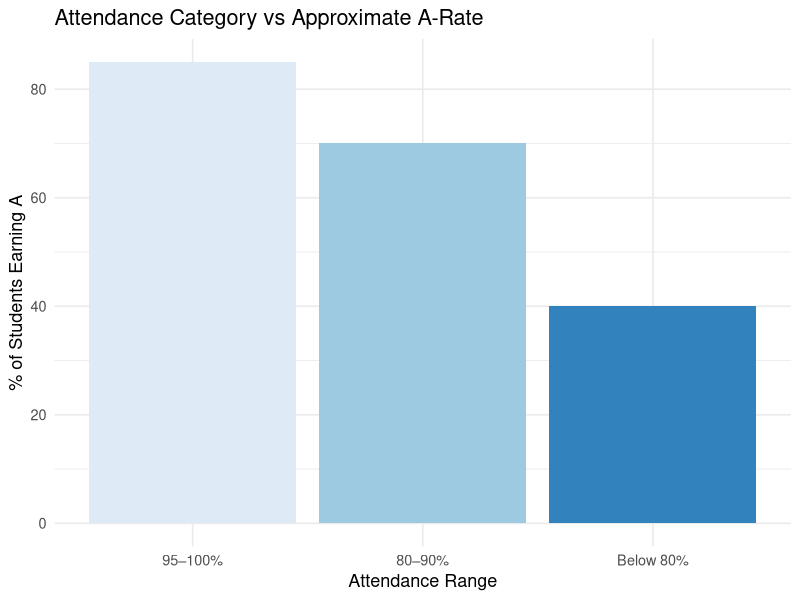
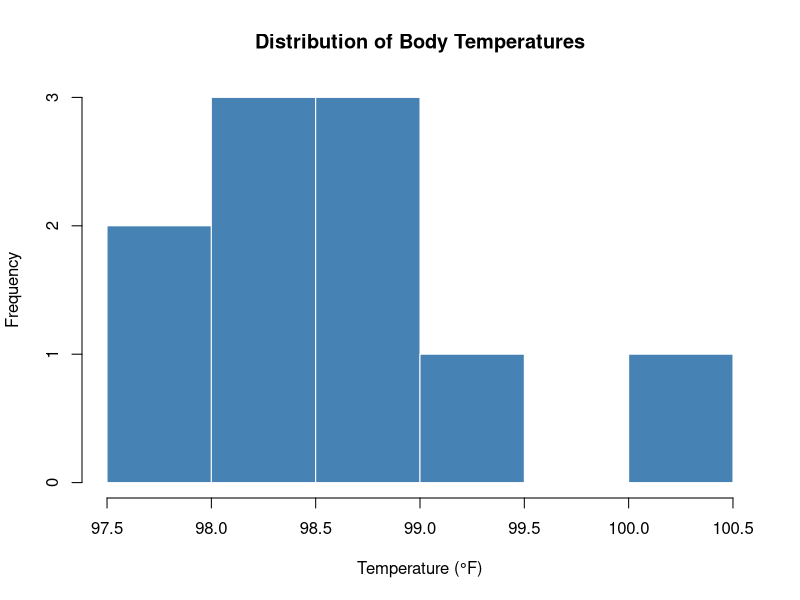
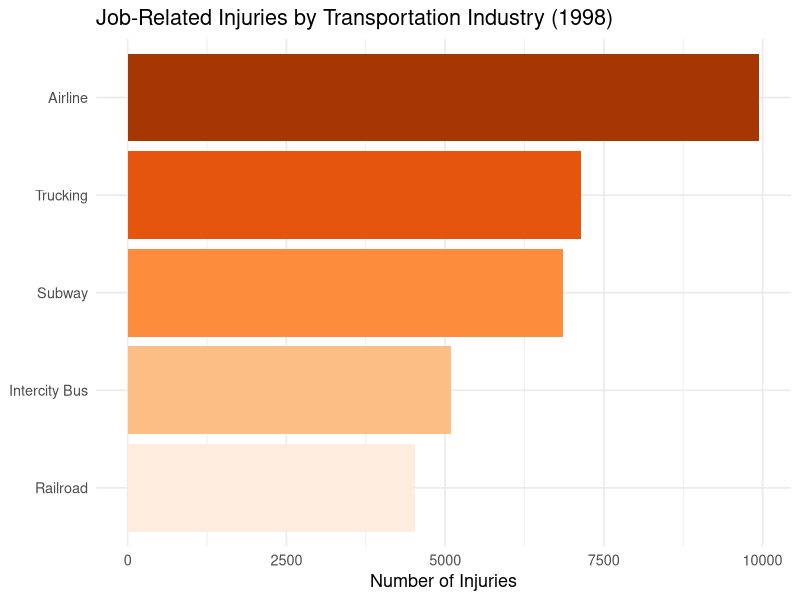
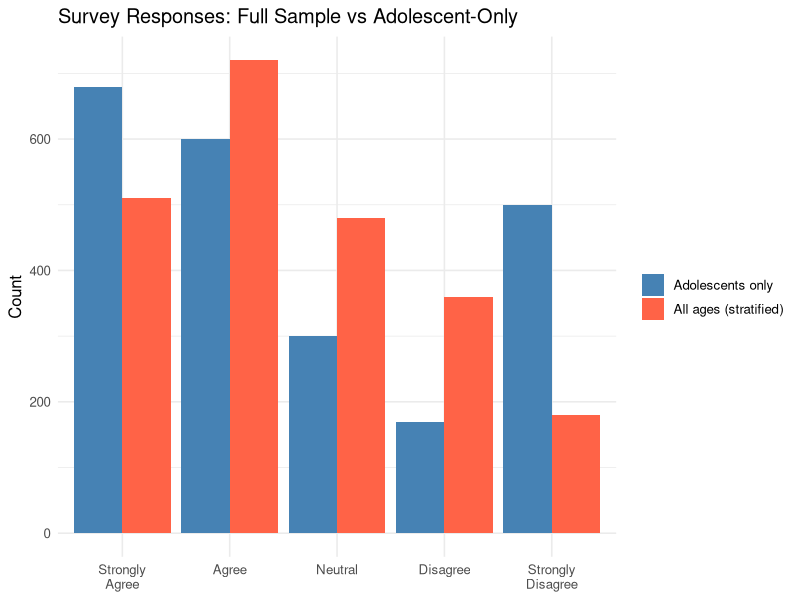
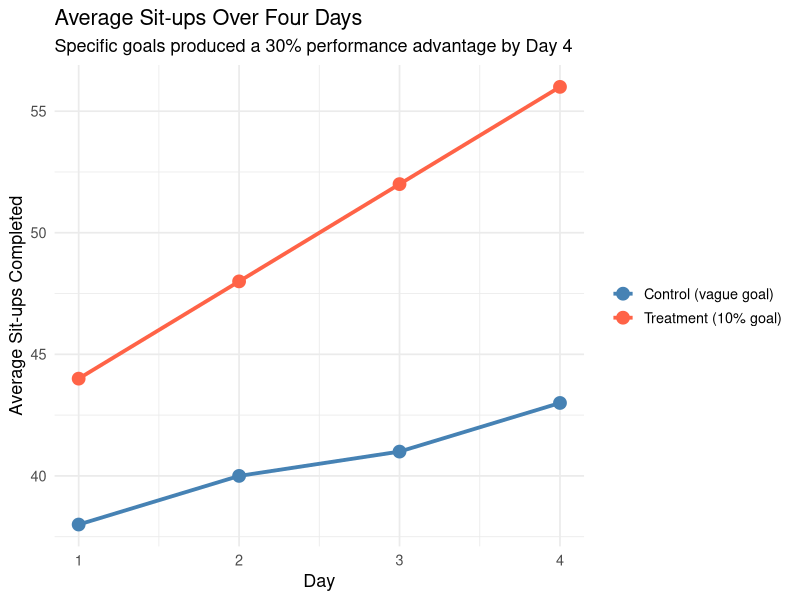
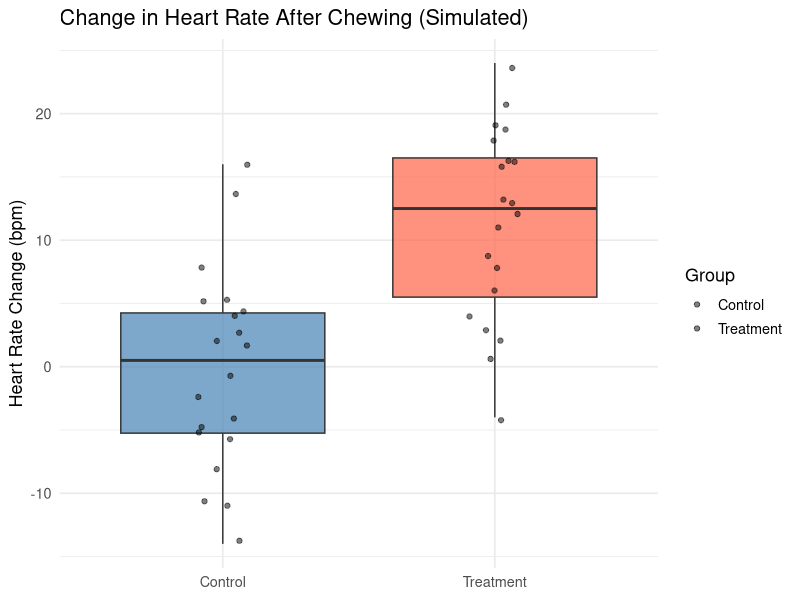
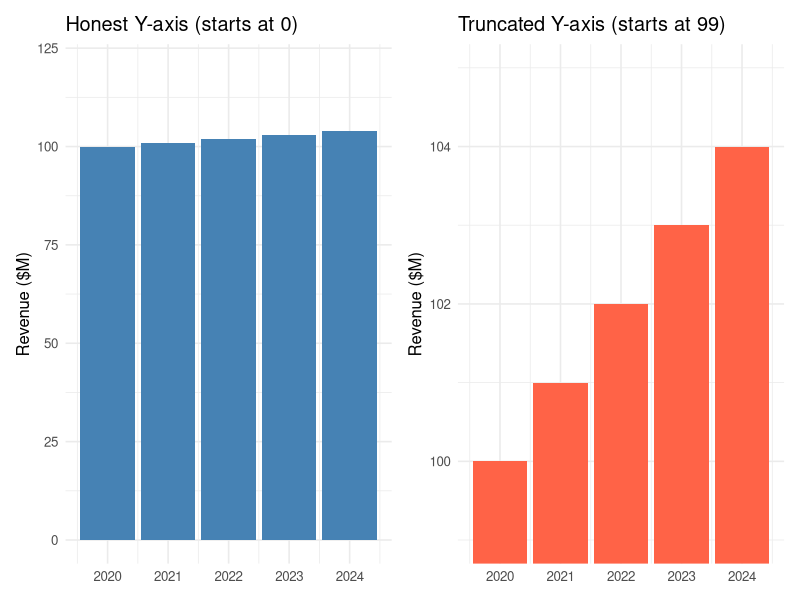
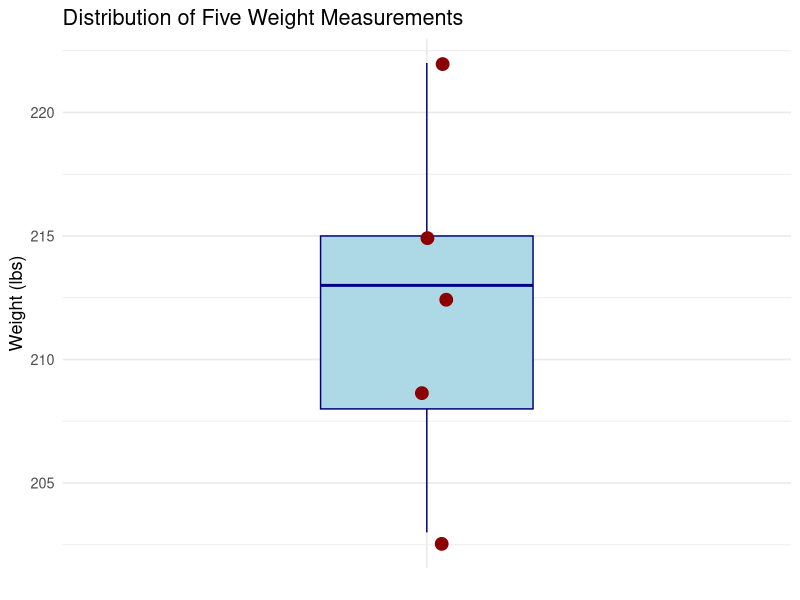

Write R code to recreate these figures, in order.
## ---- chunk 1
# Illustrating variables and data types in R

# A variable: student height (continuous quantitative)
heights_in <- c(65, 70, 68, 72, 60, 67, 71, 63, 69, 74)

# A variable: blood type (qualitative)
blood_type <- c("A", "O", "B", "AB", "O", "A", "B", "O", "A", "B")

cat("Variable: student height (inches)\n")
cat("Data set:", heights_in, "\n")
cat("n =", length(heights_in), "observations\n\n")

cat("Variable: blood type (qualitative)\n")
print(table(blood_type))
## ---- chunk 2
# Descriptive statistics: summarising a sample
set.seed(42)
exam_scores <- c(78, 85, 90, 72, 88, 95, 60, 77, 83, 91,
                 68, 74, 89, 93, 80, 76, 87, 70, 82, 96)

cat("=== Descriptive Statistics (n =", length(exam_scores), ") ===\n")
cat("Mean   :", round(mean(exam_scores), 2), "\n")
cat("Median :", median(exam_scores), "\n")
cat("Std Dev:", round(sd(exam_scores), 2), "\n")
cat("Min    :", min(exam_scores), "\n")
cat("Max    :", max(exam_scores), "\n")
## ---- chunk 3
# Inferential statistics: testing a claim about the population mean
# Claim: the population mean exam score exceeds 75
result <- t.test(exam_scores, mu = 75, alternative = "greater")

cat("=== One-Sample t-Test (H0: μ = 75  vs  Ha: μ > 75) ===\n\n")
cat("t-statistic :", round(result$statistic, 3), "\n")
cat("Degrees of freedom:", result$parameter, "\n")
cat("p-value     :", round(result$p.value, 4), "\n")
cat("95% lower bound:", round(result$conf.int[1], 2), "\n\n")

if (result$p.value < 0.05) {
  cat("Decision: Reject H0 — evidence supports μ > 75.\n")
} else {
  cat("Decision: Fail to reject H0.\n")
}
## ---- chunk 4
library(ggplot2)

attendance_cat <- factor(c("95–100%","80–90%","Below 80%"),
                          levels = c("95–100%","80–90%","Below 80%"))
grade_cat      <- c("A", "B or C", "D / F / Withdrew")
pct            <- c(85, 70, 40)   # approximate grade-A rate within each group

df <- data.frame(Attendance = attendance_cat,
                 Approx_A_Rate = pct)

ggplot(df, aes(Attendance, Approx_A_Rate, fill = Attendance)) +
  geom_col(show.legend = FALSE) +
  scale_fill_brewer(palette = "Blues") +
  labs(title = "Attendance Category vs Approximate A-Rate",
       y = "% of Students Earning A", x = "Attendance Range") +
  theme_minimal(base_size = 13)
## ---- chunk 5
# Classifying variables in R

# Qualitative — stored as a factor
blood <- factor(c("A","O","B","AB","O","A","B","O","AB","A"))
cat("Qualitative variable (blood type):\n")
print(table(blood))

# Discrete — whole-number counts
siblings <- c(0, 2, 1, 3, 0, 4, 1, 2, 0, 3)
cat("\nDiscrete variable (siblings):\n")
cat("  Values:", siblings, "\n")
cat("  Mean:", mean(siblings), " | Can be non-integer (average), but\n")
cat("  individual values must be whole numbers.\n")
## ---- chunk 6
# Continuous — measured on a scale
body_temp <- c(98.2, 99.1, 97.8, 98.6, 100.2, 98.4, 97.5, 99.0, 98.9, 98.1)

cat("Continuous variable (body temperature, °F):\n")
cat("  Values:", body_temp, "\n")
cat("  Mean:", round(mean(body_temp), 2), "\n")
cat("  Any value between 97 and 101 is theoretically possible.\n\n")

hist(body_temp,
     main = "Distribution of Body Temperatures",
     xlab = "Temperature (°F)", col = "steelblue",
     border = "white", breaks = 6)
## ---- chunk 7
# Computing boundaries automatically
recorded <- c(15, 86, 0.43, 1.6)
precision <- c(1, 1, 0.01, 0.1)

boundaries <- data.frame(
  Recorded  = recorded,
  Precision = precision,
  Lower     = recorded - precision / 2,
  Upper     = recorded + precision / 2
)
print(boundaries)
## ---- chunk 8
# Demonstrating measurement levels in R

# --- Nominal: no meaningful order ---
nationality <- factor(c("Taiwanese","Japanese","American","Korean","Thai"))
cat("Nominal (nationality) — levels have no inherent order:\n")
print(levels(nationality))

# --- Ordinal: ranked categories ---
service_rating <- factor(c("Poor","Excellent","Good","Good","Poor","Excellent"),
                         levels = c("Poor","Good","Excellent"), ordered = TRUE)
cat("\nOrdinal (service rating) — order is meaningful:\n")
print(service_rating)
cat("Is 'Excellent' > 'Good'?", service_rating[2] > service_rating[3], "\n")
## ---- chunk 9
# --- Interval: equal spacing, no true zero ---
temp_F <- c(32, 50, 68, 86, 104)
cat("Interval (temperature °F) — equal spacing of", diff(temp_F)[1], "°F\n")
cat("0°F does NOT mean 'no heat'; ratios are not meaningful.\n")
cat("32°F is NOT 'twice as hot' as 16°F.\n\n")

# --- Ratio: true zero, ratios valid ---
salaries <- c(30000, 45000, 60000, 90000)
cat("Ratio (annual salary $) — true zero exists.\n")
cat("Salaries:", salaries, "\n")
cat("$60,000 is", 60000/30000, "times $30,000 — ratio is meaningful.\n")
## ---- chunk 10
library(ggplot2)

industry  <- c("Railroad","Intercity Bus","Subway","Trucking","Airline")
injuries  <- c(4520, 5100, 6850, 7144, 9950)
df <- data.frame(Industry  = factor(industry, levels = industry),
                 Injuries  = injuries)

ggplot(df, aes(x = reorder(Industry, Injuries), y = Injuries, fill = Industry)) +
  geom_col(show.legend = FALSE) +
  coord_flip() +
  scale_fill_brewer(palette = "Oranges") +
  labs(title = "Job-Related Injuries by Transportation Industry (1998)",
       x = NULL, y = "Number of Injuries") +
  theme_minimal(base_size = 13)
## ---- chunk 11
set.seed(101)
N <- 100           # population of 100 subjects

# 1. Simple Random Sample  (n = 10)
srs <- sort(sample(1:N, size = 10, replace = FALSE))
cat("Simple Random Sample (n=10):\n ", srs, "\n\n")

# 2. Systematic Sample  (k = 10, n = 10)
k     <- 10
start <- sample(1:k, 1)               # random start in [1, k]
sys   <- seq(start, N, by = k)
cat("Systematic Sample (k=10, start=", start, "):\n ", sys, "\n")
## ---- chunk 12
set.seed(101)

# 3. Stratified Sample — 5 per gender stratum
pop <- data.frame(id     = 1:100,
                  gender = rep(c("Female","Male"), each = 50))

strat <- do.call(rbind,
           lapply(split(pop, pop$gender),
                  function(g) g[sample(nrow(g), 5), ]))
strat <- strat[order(strat$id), ]
cat("Stratified Sample (5 per gender):\n")
print(strat, row.names = FALSE)
## ---- chunk 13
set.seed(101)

# 4. Cluster Sample — randomly select 2 of 10 classrooms
classrooms <- split(1:100, rep(1:10, each = 10))
chosen     <- sample(1:10, size = 2)
cluster_members <- sort(unlist(classrooms[chosen]))

cat("Cluster Sample:\n")
cat("  Classrooms selected:", chosen, "\n")
cat("  Members:", cluster_members, "\n")
cat("  Total subjects:", length(cluster_members), "\n")
## ---- chunk 14
library(ggplot2)

# Illustrate a 5-point Likert scale used in such a survey
responses  <- c("Strongly\nAgree","Agree","Neutral","Disagree","Strongly\nDisagree")
counts_all <- c(510, 720, 480, 360, 180)   # hypothetical all-ages data
counts_ado <- c(680, 600, 300, 170, 500)   # hypothetical adolescent-only data

df <- data.frame(
  Response = factor(rep(responses, 2), levels = responses),
  Count    = c(counts_all, counts_ado),
  Group    = rep(c("All ages (stratified)","Adolescents only"), each = 5)
)

ggplot(df, aes(Response, Count, fill = Group)) +
  geom_col(position = "dodge") +
  scale_fill_manual(values = c("steelblue","tomato")) +
  labs(title = "Survey Responses: Full Sample vs Adolescent-Only",
       x = NULL, y = "Count", fill = NULL) +
  theme_minimal(base_size = 12)
## ---- chunk 15
library(ggplot2)

day   <- rep(1:4, 2)
group <- rep(c("Control (vague goal)","Treatment (10% goal)"), each = 4)
avg   <- c(38, 40, 41, 43,   # control trajectory
           44, 48, 52, 56)   # treatment trajectory

df <- data.frame(Day = day, Group = group, Avg_Situps = avg)

ggplot(df, aes(Day, Avg_Situps, color = Group, group = Group)) +
  geom_line(linewidth = 1.3) +
  geom_point(size = 4) +
  scale_color_manual(values = c("steelblue","tomato")) +
  labs(title = "Average Sit-ups Over Four Days",
       subtitle = "Specific goals produced a 30% performance advantage by Day 4",
       x = "Day", y = "Average Sit-ups Completed", color = NULL) +
  theme_minimal(base_size = 13)
## ---- chunk 16
# Simulating and testing the Day-4 group difference
set.seed(7)
control   <- round(rnorm(20, mean = 43, sd = 6))
treatment <- round(rnorm(20, mean = 56, sd = 6))

cat("Control group   — Day 4  | Mean:", round(mean(control), 1),
    "| SD:", round(sd(control), 1), "\n")
cat("Treatment group — Day 4  | Mean:", round(mean(treatment), 1),
    "| SD:", round(sd(treatment), 1), "\n\n")

result <- t.test(treatment, control, alternative = "greater")
cat("Two-sample t-test (treatment > control):\n")
cat("  t =", round(result$statistic, 3),
    "| p-value =", round(result$p.value, 5), "\n")
cat("  Conclusion:", ifelse(result$p.value < 0.05,
    "Significant — specific goals improve performance.",
    "Not significant at α = 0.05."), "\n")
## ---- chunk 17
library(ggplot2)

set.seed(42)
group     <- rep(c("Control","Treatment"), each = 20)
hr_before <- c(round(rnorm(20, 70, 5)), round(rnorm(20, 71, 5)))
hr_after  <- c(round(rnorm(20, 71, 5)), round(rnorm(20, 80, 6)))

df <- data.frame(Group = group, Before = hr_before, After = hr_after)
df$Change <- df$After - df$Before

ggplot(df, aes(Group, Change, fill = Group)) +
  geom_boxplot(alpha = 0.7, show.legend = FALSE) +
  geom_jitter(width = 0.1, alpha = 0.5) +
  scale_fill_manual(values = c("steelblue","tomato")) +
  labs(title = "Change in Heart Rate After Chewing (Simulated)",
       y = "Heart Rate Change (bpm)", x = NULL) +
  theme_minimal(base_size = 13)
## ---- chunk 18
# Test whether the heart-rate change differs between groups
set.seed(42)
ctrl_change  <- rnorm(20, mean = 1, sd = 4)
treat_change <- rnorm(20, mean = 9, sd = 5)

res <- t.test(treat_change, ctrl_change, alternative = "greater")
cat("Treatment mean change:", round(mean(treat_change), 1), "bpm\n")
cat("Control mean change  :", round(mean(ctrl_change),  1), "bpm\n")
cat("p-value:", round(res$p.value, 5),
    "— Smokeless tobacco significantly raises heart rate.\n")
## ---- chunk 19
# A skewed salary distribution (in $1,000s)
salaries <- c(28, 32, 35, 38, 40, 42, 45, 50, 55, 380)

cat("Salary data ($thousands):", salaries, "\n\n")
cat("Mean   :", mean(salaries),   "  ← pulled up by the outlier\n")
cat("Median :", median(salaries), "  ← resistant to the outlier\n")
cat("Mode   : none (all values unique)\n")
cat("Midrange:", (min(salaries)+max(salaries))/2, "← highly sensitive to extremes\n")
## ---- chunk 20
library(ggplot2); library(patchwork)

revenue <- data.frame(Year = 2020:2024,
                      Rev  = c(100, 101, 102, 103, 104))

p1 <- ggplot(revenue, aes(Year, Rev)) +
  geom_col(fill = "steelblue") +
  coord_cartesian(ylim = c(0, 120)) +
  labs(title = "Honest Y-axis (starts at 0)",
       y = "Revenue ($M)", x = NULL) +
  theme_minimal(base_size = 12)

p2 <- ggplot(revenue, aes(Year, Rev)) +
  geom_col(fill = "tomato") +
  coord_cartesian(ylim = c(99, 105)) +
  labs(title = "Truncated Y-axis (starts at 99)",
       y = "Revenue ($M)", x = NULL) +
  theme_minimal(base_size = 12)

p1 | p2
## ---- chunk 21
# Simulating how wording affects support
set.seed(5)
support_A <- rbinom(200, 1, prob = 0.65)  # 65% support (no cost mention)
support_B <- rbinom(200, 1, prob = 0.38)  # 38% support (cost made explicit)

cat("Version A — support rate:", round(mean(support_A) * 100, 1), "%\n")
cat("Version B — support rate:", round(mean(support_B) * 100, 1), "%\n\n")
prop.test(c(sum(support_A), sum(support_B)),
          c(200, 200))
## ---- chunk 22
# Step 1 — Enter the data
weights <- c(213, 208, 203, 215, 222)
cat("Data:", weights, "\n\n")

# Step 2 — Sort ascending and descending
cat("Sorted (ascending) :", sort(weights), "\n")
cat("Sorted (descending):", sort(weights, decreasing = TRUE), "\n\n")

# Step 3 — Compute summary statistics
cat("Mean   :", mean(weights), "\n")
cat("Median :", median(weights), "\n")
cat("Std Dev:", round(sd(weights), 3), "\n")
cat("Range  :", diff(range(weights)), "\n")
cat("Min    :", min(weights), "| Max:", max(weights), "\n")
## ---- chunk 23
# Step 4 — Visualise the data
df_w <- data.frame(weight = weights)

ggplot(df_w, aes(x = "", y = weight)) +
  geom_boxplot(fill = "lightblue", color = "navy", width = 0.35) +
  geom_jitter(width = 0.05, color = "darkred", size = 4) +
  labs(title = "Distribution of Five Weight Measurements",
       x = NULL, y = "Weight (lbs)") +
  theme_minimal(base_size = 13)
## ---- chunk 24
set.seed(2024)                         # ensures reproducibility

population <- 1:85                     # subjects numbered 01–85
sample_15  <- sort(sample(population,
                          size    = 15,
                          replace = FALSE))

cat("Random sample of 15 from population of 85:\n")
cat(sample_15, "\n\n")

cat("Compare with textbook's table method:\n")
cat("Textbook: 12 27 75 62 57 13 31 06 16 49 46 71 53 41 02\n")
cat("R result : both are equally valid random samples.\n")
## ---- chunk 25
set.seed(2024)
population_iq <- round(rnorm(500, mean = 100, sd = 15))
pop_mean      <- mean(population_iq)

# One sample
one_sample <- sample(population_iq, 30)
cat("Population mean (true) :", round(pop_mean, 2), "\n")
cat("One sample mean        :", round(mean(one_sample), 2), "\n")
cat("Sampling error         :",
    round(abs(mean(one_sample) - pop_mean), 2), "\n")
## ---- chunk 26
set.seed(2024)
pop <- round(rnorm(500, mean = 100, sd = 15))
pop_mean <- mean(pop)

# Repeat sampling 1,000 times
sample_means <- replicate(1000, mean(sample(pop, 30)))

hist(sample_means, breaks = 35, col = "steelblue", border = "white",
     main = "Distribution of 1,000 Sample Means (n = 30)",
     xlab = "Sample Mean", ylab = "Frequency")
abline(v = pop_mean, col = "red", lwd = 2.5, lty = 2)
legend("topright",
       legend = paste("True population mean =", round(pop_mean, 1)),
       col = "red", lty = 2, lwd = 2)
## ---- chunk 27
# Preview of Chapter 2: a simple frequency table and bar chart
categories <- c("Strongly\nAgree","Agree","Neutral","Disagree","Strongly\nDisagree")
freq       <- c(45, 30, 15, 7, 3)
df_prev <- data.frame(Response = factor(categories, levels = categories),
                      Frequency = freq)

ggplot(df_prev, aes(Response, Frequency, fill = Response)) +
  geom_col(show.legend = FALSE) +
  geom_text(aes(label = Frequency), vjust = -0.4, size = 4) +
  scale_fill_brewer(palette = "Blues") +
  labs(title = "Survey Response Frequency Distribution (Ch. 2 Preview)",
       x = NULL, y = "Frequency") +
  theme_minimal(base_size = 13) +
  theme(axis.text.x = element_text(size = 10))
